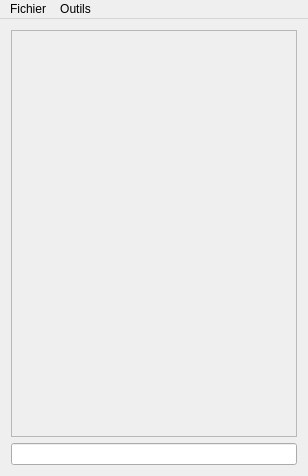
<?xml version="1.0" encoding="UTF-8"?>
<ui version="4.0">
 <class>MainWindow</class>
 <widget class="QMainWindow" name="MainWindow">
  <property name="geometry">
   <rect>
    <x>0</x>
    <y>0</y>
    <width>308</width>
    <height>476</height>
   </rect>
  </property>
  <property name="windowTitle">
   <string>Mini-chat</string>
  </property>
  <widget class="QWidget" name="centralWidget">
   <property name="sizePolicy">
    <sizepolicy hsizetype="Preferred" vsizetype="Preferred">
     <horstretch>0</horstretch>
     <verstretch>0</verstretch>
    </sizepolicy>
   </property>
   <layout class="QVBoxLayout" name="verticalLayout_2">
    <item>
     <widget class="QScrollArea" name="scrollArea">
      <property name="widgetResizable">
       <bool>true</bool>
      </property>
      <widget class="QWidget" name="scrollAreaWidgetContents">
       <property name="geometry">
        <rect>
         <x>0</x>
         <y>0</y>
         <width>288</width>
         <height>409</height>
        </rect>
       </property>
      </widget>
     </widget>
    </item>
    <item>
     <widget class="QLineEdit" name="lineEdit"/>
    </item>
   </layout>
  </widget>
  <widget class="QMenuBar" name="menuBar">
   <property name="geometry">
    <rect>
     <x>0</x>
     <y>0</y>
     <width>308</width>
     <height>21</height>
    </rect>
   </property>
   <property name="defaultUp">
    <bool>false</bool>
   </property>
   <widget class="QMenu" name="menuFichier">
    <property name="title">
     <string>Fichier</string>
    </property>
    <addaction name="actionFermer"/>
   </widget>
   <widget class="QMenu" name="menuOptions">
    <property name="title">
     <string>Outils</string>
    </property>
    <addaction name="actionOptions"/>
   </widget>
   <addaction name="menuFichier"/>
   <addaction name="menuOptions"/>
  </widget>
  <action name="actionFermer">
   <property name="text">
    <string>Fermer</string>
   </property>
   <property name="shortcut">
    <string>Meta+Q</string>
   </property>
  </action>
  <action name="actionOptions">
   <property name="text">
    <string>Options...</string>
   </property>
   <property name="shortcut">
    <string>Meta+,</string>
   </property>
  </action>
 </widget>
 <layoutdefault spacing="6" margin="11"/>
 <resources/>
 <connections/>
</ui>
